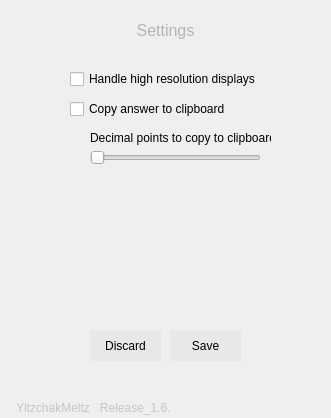
<?xml version="1.0" encoding="UTF-8"?>
<ui version="4.0">
 <class>MainWindow</class>
 <widget class="QMainWindow" name="MainWindow">
  <property name="geometry">
   <rect>
    <x>0</x>
    <y>0</y>
    <width>331</width>
    <height>418</height>
   </rect>
  </property>
  <property name="windowTitle">
   <string>MainWindow</string>
  </property>
  <widget class="QWidget" name="centralwidget">
   <widget class="QPushButton" name="save_button">
    <property name="geometry">
     <rect>
      <x>170</x>
      <y>330</y>
      <width>71</width>
      <height>31</height>
     </rect>
    </property>
    <property name="styleSheet">
     <string notr="true">QPushButton
{
border: none;
background-color: rgb(232, 232, 232);
font: 8pt &quot;Arial&quot;;
}
QPushButton:hover{
background-color: rgb(222, 222, 222);
}
QPushButton:pressed
{
background-color: rgb(211, 211, 211);
}</string>
    </property>
    <property name="text">
     <string>Save</string>
    </property>
    <property name="autoDefault">
     <bool>true</bool>
    </property>
    <property name="default">
     <bool>false</bool>
    </property>
    <property name="flat">
     <bool>true</bool>
    </property>
   </widget>
   <widget class="QLabel" name="releaseLabel">
    <property name="geometry">
     <rect>
      <x>10</x>
      <y>400</y>
      <width>161</width>
      <height>16</height>
     </rect>
    </property>
    <property name="layoutDirection">
     <enum>Qt::LeftToRight</enum>
    </property>
    <property name="styleSheet">
     <string notr="true">font: 4pt &quot;MS Shell Dlg 2&quot;;
color: rgb(197, 197, 197);</string>
    </property>
    <property name="text">
     <string>  YitzchakMeltz   Release_1.6.0</string>
    </property>
    <property name="alignment">
     <set>Qt::AlignLeading|Qt::AlignLeft|Qt::AlignVCenter</set>
    </property>
   </widget>
   <widget class="QLabel" name="decimalPoints_label">
    <property name="geometry">
     <rect>
      <x>90</x>
      <y>130</y>
      <width>181</width>
      <height>16</height>
     </rect>
    </property>
    <property name="text">
     <string>Decimal points to copy to clipboard</string>
    </property>
   </widget>
   <widget class="QSlider" name="decimalPoints_slider">
    <property name="geometry">
     <rect>
      <x>90</x>
      <y>150</y>
      <width>171</width>
      <height>16</height>
     </rect>
    </property>
    <property name="orientation">
     <enum>Qt::Horizontal</enum>
    </property>
   </widget>
   <widget class="QLabel" name="settings_label">
    <property name="geometry">
     <rect>
      <x>130</x>
      <y>20</y>
      <width>71</width>
      <height>20</height>
     </rect>
    </property>
    <property name="styleSheet">
     <string notr="true">QLabel
{
font-size: 16px;
color: rgb(180,180,180);
}</string>
    </property>
    <property name="text">
     <string>Settings</string>
    </property>
    <property name="alignment">
     <set>Qt::AlignCenter</set>
    </property>
   </widget>
   <widget class="QPushButton" name="discard_button">
    <property name="geometry">
     <rect>
      <x>90</x>
      <y>330</y>
      <width>71</width>
      <height>31</height>
     </rect>
    </property>
    <property name="styleSheet">
     <string notr="true">QPushButton
{
border: none;
background-color: rgb(232, 232, 232);
font: 8pt &quot;Arial&quot;;
}
QPushButton:hover{
background-color: rgb(222, 222, 222);
}
QPushButton:pressed
{
background-color: rgb(211, 211, 211);
}</string>
    </property>
    <property name="text">
     <string>Discard</string>
    </property>
    <property name="autoDefault">
     <bool>true</bool>
    </property>
    <property name="default">
     <bool>false</bool>
    </property>
    <property name="flat">
     <bool>true</bool>
    </property>
   </widget>
   <widget class="QCheckBox" name="scaling_checkbox">
    <property name="geometry">
     <rect>
      <x>70</x>
      <y>70</y>
      <width>191</width>
      <height>18</height>
     </rect>
    </property>
    <property name="text">
     <string>Handle high resolution displays</string>
    </property>
   </widget>
   <widget class="QCheckBox" name="clipboard_checkbox">
    <property name="geometry">
     <rect>
      <x>70</x>
      <y>100</y>
      <width>171</width>
      <height>18</height>
     </rect>
    </property>
    <property name="text">
     <string>Copy answer to clipboard</string>
    </property>
   </widget>
  </widget>
  <widget class="QMenuBar" name="menubar">
   <property name="geometry">
    <rect>
     <x>0</x>
     <y>0</y>
     <width>331</width>
     <height>22</height>
    </rect>
   </property>
  </widget>
 </widget>
 <resources/>
 <connections/>
</ui>
